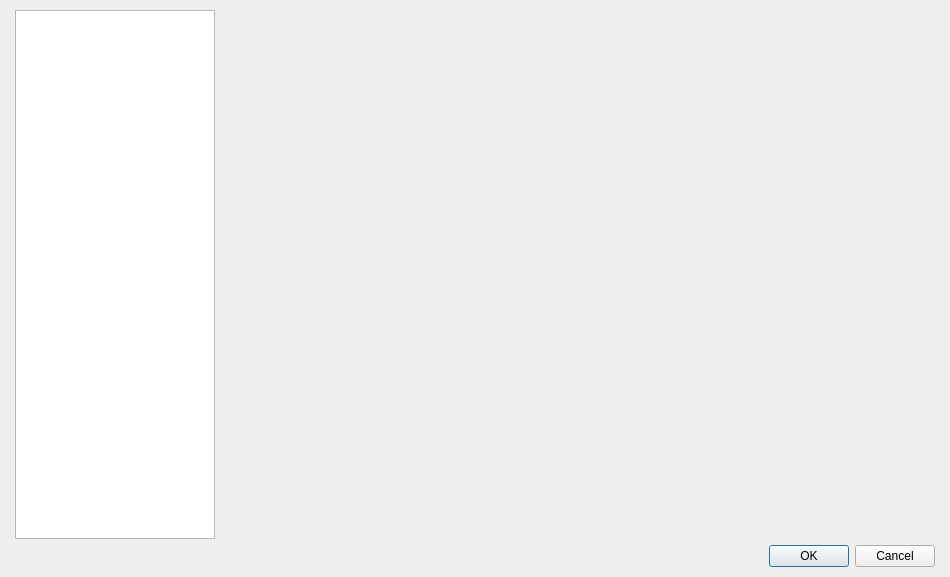
<?xml version="1.0" encoding="UTF-8"?>
<ui version="4.0">
 <class>DialogShapes</class>
 <widget class="QDialog" name="DialogShapes">
  <property name="geometry">
   <rect>
    <x>0</x>
    <y>0</y>
    <width>950</width>
    <height>577</height>
   </rect>
  </property>
  <property name="windowTitle">
   <string>Shapes</string>
  </property>
  <layout class="QGridLayout" name="gridLayout">
   <property name="leftMargin">
    <number>15</number>
   </property>
   <property name="topMargin">
    <number>10</number>
   </property>
   <property name="rightMargin">
    <number>15</number>
   </property>
   <property name="bottomMargin">
    <number>10</number>
   </property>
   <item row="0" column="0">
    <layout class="QVBoxLayout" name="verticalLayout">
     <item>
      <layout class="QHBoxLayout" name="horizontalLayout" stretch="0,1">
       <item>
        <widget class="QTreeView" name="treeView">
         <property name="minimumSize">
          <size>
           <width>200</width>
           <height>0</height>
          </size>
         </property>
         <property name="maximumSize">
          <size>
           <width>200</width>
           <height>16777215</height>
          </size>
         </property>
         <attribute name="headerVisible">
          <bool>false</bool>
         </attribute>
        </widget>
       </item>
       <item>
        <widget class="PanelShapes" name="panelShapes" native="true"/>
       </item>
      </layout>
     </item>
     <item>
      <widget class="QDialogButtonBox" name="buttonBox">
       <property name="orientation">
        <enum>Qt::Horizontal</enum>
       </property>
       <property name="standardButtons">
        <set>QDialogButtonBox::Cancel|QDialogButtonBox::Ok</set>
       </property>
      </widget>
     </item>
    </layout>
   </item>
  </layout>
 </widget>
 <customwidgets>
  <customwidget>
   <class>PanelShapes</class>
   <extends>QWidget</extends>
   <header>panelshapes.h</header>
   <container>1</container>
  </customwidget>
 </customwidgets>
 <resources/>
 <connections>
  <connection>
   <sender>buttonBox</sender>
   <signal>accepted()</signal>
   <receiver>DialogShapes</receiver>
   <slot>accept()</slot>
   <hints>
    <hint type="sourcelabel">
     <x>20</x>
     <y>20</y>
    </hint>
    <hint type="destinationlabel">
     <x>20</x>
     <y>20</y>
    </hint>
   </hints>
  </connection>
  <connection>
   <sender>buttonBox</sender>
   <signal>rejected()</signal>
   <receiver>DialogShapes</receiver>
   <slot>reject()</slot>
   <hints>
    <hint type="sourcelabel">
     <x>20</x>
     <y>20</y>
    </hint>
    <hint type="destinationlabel">
     <x>20</x>
     <y>20</y>
    </hint>
   </hints>
  </connection>
 </connections>
</ui>
